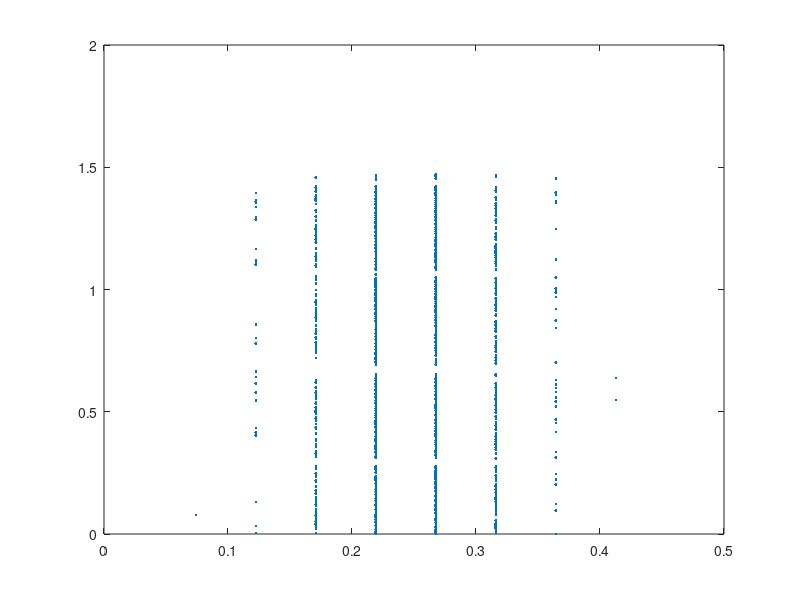

Recreate this plot in MATLAB.
data = csvread("data.csv");
%Separate flow 
flow_values = data(1,:);
%Separate time 
time_values = data(2,:);
complete = [1:time_values];
%Plot values vs time '
plot(flow_values,time_values,'.');
drawnow
